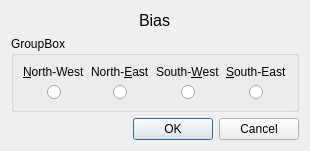
<?xml version="1.0" encoding="UTF-8"?>
<ui version="4.0">
 <class>Dialog</class>
 <widget class="QDialog" name="Dialog">
  <property name="geometry">
   <rect>
    <x>0</x>
    <y>0</y>
    <width>304</width>
    <height>150</height>
   </rect>
  </property>
  <property name="windowTitle">
   <string>Dialog</string>
  </property>
  <layout class="QVBoxLayout" name="verticalLayout">
   <item alignment="Qt::AlignHCenter">
    <widget class="QLabel" name="label">
     <property name="font">
      <font>
       <pointsize>12</pointsize>
      </font>
     </property>
     <property name="text">
      <string>Bias</string>
     </property>
    </widget>
   </item>
   <item>
    <widget class="QGroupBox" name="groupBox">
     <property name="title">
      <string>GroupBox</string>
     </property>
     <layout class="QVBoxLayout" name="verticalLayout_3">
      <item>
       <layout class="QHBoxLayout" name="horizontalLayout">
        <item>
         <layout class="QVBoxLayout" name="northWestLayout">
          <item alignment="Qt::AlignHCenter">
           <widget class="QLabel" name="northWestLabel">
            <property name="text">
             <string>&lt;u&gt;N&lt;/u&gt;orth-West</string>
            </property>
           </widget>
          </item>
          <item alignment="Qt::AlignHCenter">
           <widget class="QRadioButton" name="northWestRadioButton">
            <property name="text">
             <string/>
            </property>
           </widget>
          </item>
         </layout>
        </item>
        <item>
         <layout class="QVBoxLayout" name="northEastLayout">
          <item alignment="Qt::AlignHCenter">
           <widget class="QLabel" name="northEastLabel">
            <property name="text">
             <string>North-&lt;u&gt;E&lt;/u&gt;ast</string>
            </property>
           </widget>
          </item>
          <item alignment="Qt::AlignHCenter">
           <widget class="QRadioButton" name="northEastRadioButton">
            <property name="text">
             <string/>
            </property>
           </widget>
          </item>
         </layout>
        </item>
        <item>
         <layout class="QVBoxLayout" name="southWestLayout">
          <item alignment="Qt::AlignHCenter">
           <widget class="QLabel" name="southWestLabel">
            <property name="text">
             <string>South-&lt;u&gt;W&lt;/u&gt;est</string>
            </property>
           </widget>
          </item>
          <item alignment="Qt::AlignHCenter">
           <widget class="QRadioButton" name="southWestRadioButton">
            <property name="text">
             <string/>
            </property>
           </widget>
          </item>
         </layout>
        </item>
        <item>
         <layout class="QVBoxLayout" name="southEastLayout">
          <item alignment="Qt::AlignHCenter">
           <widget class="QLabel" name="southEastLabel">
            <property name="text">
             <string>&lt;u&gt;S&lt;/u&gt;outh-East</string>
            </property>
           </widget>
          </item>
          <item alignment="Qt::AlignHCenter">
           <widget class="QRadioButton" name="southEastRadioButton">
            <property name="text">
             <string/>
            </property>
           </widget>
          </item>
         </layout>
        </item>
       </layout>
      </item>
     </layout>
    </widget>
   </item>
   <item>
    <widget class="QDialogButtonBox" name="buttonBox">
     <property name="orientation">
      <enum>Qt::Horizontal</enum>
     </property>
     <property name="standardButtons">
      <set>QDialogButtonBox::Cancel|QDialogButtonBox::Ok</set>
     </property>
    </widget>
   </item>
  </layout>
 </widget>
 <resources/>
 <connections>
  <connection>
   <sender>buttonBox</sender>
   <signal>accepted()</signal>
   <receiver>Dialog</receiver>
   <slot>accept()</slot>
   <hints>
    <hint type="sourcelabel">
     <x>227</x>
     <y>104</y>
    </hint>
    <hint type="destinationlabel">
     <x>157</x>
     <y>122</y>
    </hint>
   </hints>
  </connection>
  <connection>
   <sender>buttonBox</sender>
   <signal>rejected()</signal>
   <receiver>Dialog</receiver>
   <slot>reject()</slot>
   <hints>
    <hint type="sourcelabel">
     <x>295</x>
     <y>110</y>
    </hint>
    <hint type="destinationlabel">
     <x>286</x>
     <y>122</y>
    </hint>
   </hints>
  </connection>
 </connections>
</ui>
